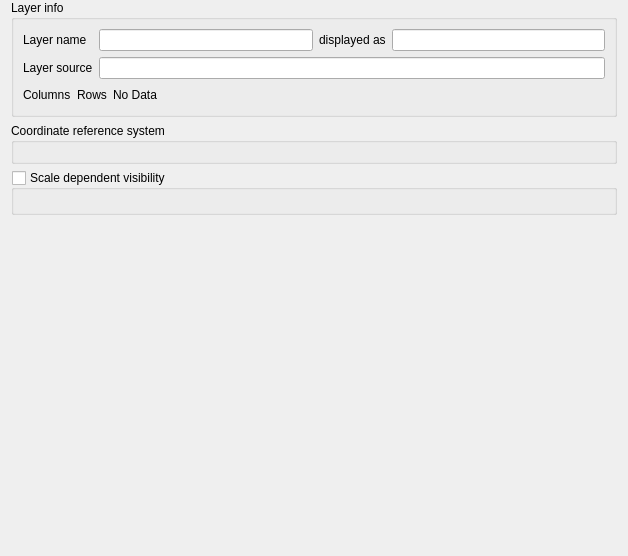
             <widget class="QWidget" name="scrollAreaWidgetContents_3">
              <property name="geometry">
               <rect>
                <x>0</x>
                <y>0</y>
                <width>628</width>
                <height>556</height>
               </rect>
              </property>
              <layout class="QVBoxLayout" name="verticalLayout_7">
               <property name="topMargin">
                <number>0</number>
               </property>
               <property name="bottomMargin">
                <number>0</number>
               </property>
               <item>
                <widget class="QgsCollapsibleGroupBox" name="mLayerInfoGrpBx">
                 <property name="title">
                  <string>Layer info</string>
                 </property>
                 <property name="syncGroup" stdset="0">
                  <string notr="true">rastergeneral</string>
                 </property>
                 <layout class="QGridLayout" name="gridLayout_4">
                  <item row="0" column="2">
                   <widget class="QLabel" name="label_8">
                    <property name="text">
                     <string>displayed as</string>
                    </property>
                   </widget>
                  </item>
                  <item row="0" column="3">
                   <widget class="QLineEdit" name="leDisplayName">
                    <property name="readOnly">
                     <bool>true</bool>
                    </property>
                   </widget>
                  </item>
                  <item row="0" column="0">
                   <widget class="QLabel" name="lblDisplayName">
                    <property name="text">
                     <string>Layer name</string>
                    </property>
                   </widget>
                  </item>
                  <item row="0" column="1">
                   <widget class="QLineEdit" name="mLayerOrigNameLineEd"/>
                  </item>
                  <item row="1" column="0">
                   <widget class="QLabel" name="lblLayerSource">
                    <property name="text">
                     <string>Layer source</string>
                    </property>
                   </widget>
                  </item>
                  <item row="1" column="1" colspan="3">
                   <widget class="QLineEdit" name="leLayerSource">
                    <property name="readOnly">
                     <bool>true</bool>
                    </property>
                   </widget>
                  </item>
                  <item row="2" column="0" colspan="4">
                   <layout class="QGridLayout" name="_4">
                    <item row="0" column="0">
                     <widget class="QLabel" name="lblColumns">
                      <property name="sizePolicy">
                       <sizepolicy hsizetype="Minimum" vsizetype="Minimum">
                        <horstretch>0</horstretch>
                        <verstretch>0</verstretch>
                       </sizepolicy>
                      </property>
                      <property name="text">
                       <string>Columns</string>
                      </property>
                     </widget>
                    </item>
                    <item row="0" column="1">
                     <widget class="QLabel" name="lblRows">
                      <property name="sizePolicy">
                       <sizepolicy hsizetype="Minimum" vsizetype="Minimum">
                        <horstretch>0</horstretch>
                        <verstretch>0</verstretch>
                       </sizepolicy>
                      </property>
                      <property name="text">
                       <string>Rows</string>
                      </property>
                     </widget>
                    </item>
                    <item row="0" column="2">
                     <widget class="QLabel" name="lblNoData">
                      <property name="sizePolicy">
                       <sizepolicy hsizetype="Minimum" vsizetype="Minimum">
                        <horstretch>0</horstretch>
                        <verstretch>0</verstretch>
                       </sizepolicy>
                      </property>
                      <property name="text">
                       <string>No Data</string>
                      </property>
                     </widget>
                    </item>
                    <item row="0" column="3">
                     <spacer name="horizontalSpacer_5">
                      <property name="orientation">
                       <enum>Qt::Horizontal</enum>
                      </property>
                      <property name="sizeHint" stdset="0">
                       <size>
                        <width>0</width>
                        <height>20</height>
                       </size>
                      </property>
                     </spacer>
                    </item>
                   </layout>
                  </item>
                 </layout>
                </widget>
               </item>
               <item>
                <widget class="QgsCollapsibleGroupBox" name="grpSRS">
                 <property name="title">
                  <string>Coordinate reference system</string>
                 </property>
                 <property name="syncGroup" stdset="0">
                  <string notr="true">rastergeneral</string>
                 </property>
                 <layout class="QVBoxLayout" name="verticalLayout_13">
                  <item>
                   <widget class="QgsProjectionSelectionWidget" name="mCrsSelector" native="true">
                    <property name="focusPolicy">
                     <enum>Qt::StrongFocus</enum>
                    </property>
                   </widget>
                  </item>
                 </layout>
                </widget>
               </item>
               <item>
                <widget class="QgsCollapsibleGroupBox" name="chkUseScaleDependentRendering">
                 <property name="title">
                  <string>Scale dependent visibility</string>
                 </property>
                 <property name="checkable">
                  <bool>true</bool>
                 </property>
                 <property name="checked">
                  <bool>false</bool>
                 </property>
                 <property name="syncGroup" stdset="0">
                  <string notr="true">rastergeneral</string>
                 </property>
                 <layout class="QGridLayout" name="_5">
                  <property name="verticalSpacing">
                   <number>6</number>
                  </property>
                  <property name="margin">
                   <number>11</number>
                  </property>
                  <item row="0" column="0" colspan="2">
                   <widget class="QgsScaleRangeWidget" name="mScaleRangeWidget" native="true">
                    <property name="toolTip">
                     <string/>
                    </property>
                    <property name="whatsThis">
                     <string/>
                    </property>
                   </widget>
                  </item>
                 </layout>
                </widget>
               </item>
               <item>
                <spacer name="verticalSpacer_3">
                 <property name="orientation">
                  <enum>Qt::Vertical</enum>
                 </property>
                 <property name="sizeHint" stdset="0">
                  <size>
                   <width>20</width>
                   <height>0</height>
                  </size>
                 </property>
                </spacer>
               </item>
              </layout>
             </widget>
